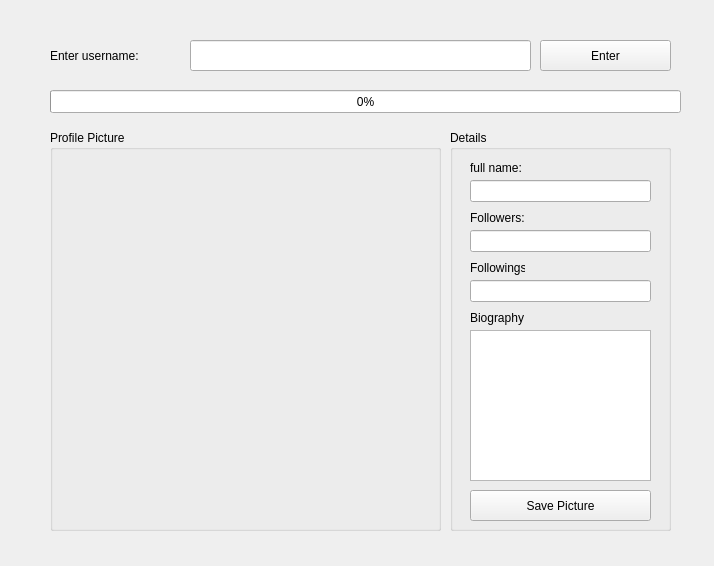
<?xml version="1.0" encoding="UTF-8"?>
<ui version="4.0">
 <class>MainWindow</class>
 <widget class="QMainWindow" name="MainWindow">
  <property name="geometry">
   <rect>
    <x>0</x>
    <y>0</y>
    <width>714</width>
    <height>566</height>
   </rect>
  </property>
  <property name="windowTitle">
   <string>MainWindow</string>
  </property>
  <widget class="QWidget" name="centralwidget">
   <widget class="QLabel" name="label">
    <property name="geometry">
     <rect>
      <x>50</x>
      <y>40</y>
      <width>131</width>
      <height>31</height>
     </rect>
    </property>
    <property name="font">
     <font>
      <pointsize>9</pointsize>
     </font>
    </property>
    <property name="text">
     <string>Enter username:</string>
    </property>
   </widget>
   <widget class="QLineEdit" name="lineEdit">
    <property name="geometry">
     <rect>
      <x>190</x>
      <y>40</y>
      <width>341</width>
      <height>31</height>
     </rect>
    </property>
    <property name="font">
     <font>
      <pointsize>9</pointsize>
     </font>
    </property>
   </widget>
   <widget class="QPushButton" name="pushButton">
    <property name="geometry">
     <rect>
      <x>540</x>
      <y>40</y>
      <width>131</width>
      <height>31</height>
     </rect>
    </property>
    <property name="text">
     <string>Enter</string>
    </property>
   </widget>
   <widget class="QProgressBar" name="progressBar">
    <property name="geometry">
     <rect>
      <x>50</x>
      <y>90</y>
      <width>631</width>
      <height>23</height>
     </rect>
    </property>
    <property name="value">
     <number>0</number>
    </property>
   </widget>
   <widget class="QGroupBox" name="groupBox_detail">
    <property name="geometry">
     <rect>
      <x>450</x>
      <y>130</y>
      <width>221</width>
      <height>401</height>
     </rect>
    </property>
    <property name="title">
     <string>Details</string>
    </property>
    <widget class="QLabel" name="label_full_name">
     <property name="geometry">
      <rect>
       <x>20</x>
       <y>30</y>
       <width>55</width>
       <height>16</height>
      </rect>
     </property>
     <property name="text">
      <string>full name:</string>
     </property>
    </widget>
    <widget class="QLabel" name="label_3">
     <property name="geometry">
      <rect>
       <x>20</x>
       <y>80</y>
       <width>55</width>
       <height>16</height>
      </rect>
     </property>
     <property name="text">
      <string>Followers:</string>
     </property>
    </widget>
    <widget class="QLabel" name="label_4">
     <property name="geometry">
      <rect>
       <x>20</x>
       <y>130</y>
       <width>55</width>
       <height>16</height>
      </rect>
     </property>
     <property name="text">
      <string>Followings::</string>
     </property>
    </widget>
    <widget class="QLabel" name="label_5">
     <property name="geometry">
      <rect>
       <x>20</x>
       <y>180</y>
       <width>55</width>
       <height>16</height>
      </rect>
     </property>
     <property name="text">
      <string>Biography</string>
     </property>
    </widget>
    <widget class="QLineEdit" name="full_name_edit">
     <property name="geometry">
      <rect>
       <x>20</x>
       <y>50</y>
       <width>181</width>
       <height>22</height>
      </rect>
     </property>
    </widget>
    <widget class="QLineEdit" name="followers_edit">
     <property name="geometry">
      <rect>
       <x>20</x>
       <y>100</y>
       <width>181</width>
       <height>22</height>
      </rect>
     </property>
    </widget>
    <widget class="QLineEdit" name="followings_edit">
     <property name="geometry">
      <rect>
       <x>20</x>
       <y>150</y>
       <width>181</width>
       <height>22</height>
      </rect>
     </property>
    </widget>
    <widget class="QTextEdit" name="bio_edit">
     <property name="geometry">
      <rect>
       <x>20</x>
       <y>200</y>
       <width>181</width>
       <height>151</height>
      </rect>
     </property>
     <property name="readOnly">
      <bool>true</bool>
     </property>
    </widget>
    <widget class="QPushButton" name="saveBtn">
     <property name="geometry">
      <rect>
       <x>20</x>
       <y>360</y>
       <width>181</width>
       <height>31</height>
      </rect>
     </property>
     <property name="text">
      <string>Save Picture</string>
     </property>
    </widget>
   </widget>
   <widget class="QGroupBox" name="groupBox_pic">
    <property name="geometry">
     <rect>
      <x>50</x>
      <y>130</y>
      <width>391</width>
      <height>401</height>
     </rect>
    </property>
    <property name="title">
     <string>Profile Picture</string>
    </property>
    <widget class="QLabel" name="photo">
     <property name="geometry">
      <rect>
       <x>20</x>
       <y>30</y>
       <width>350</width>
       <height>350</height>
      </rect>
     </property>
     <property name="frameShape">
      <enum>QFrame::NoFrame</enum>
     </property>
     <property name="frameShadow">
      <enum>QFrame::Raised</enum>
     </property>
     <property name="text">
      <string/>
     </property>
     <property name="alignment">
      <set>Qt::AlignCenter</set>
     </property>
    </widget>
   </widget>
  </widget>
 </widget>
 <resources/>
 <connections/>
</ui>
